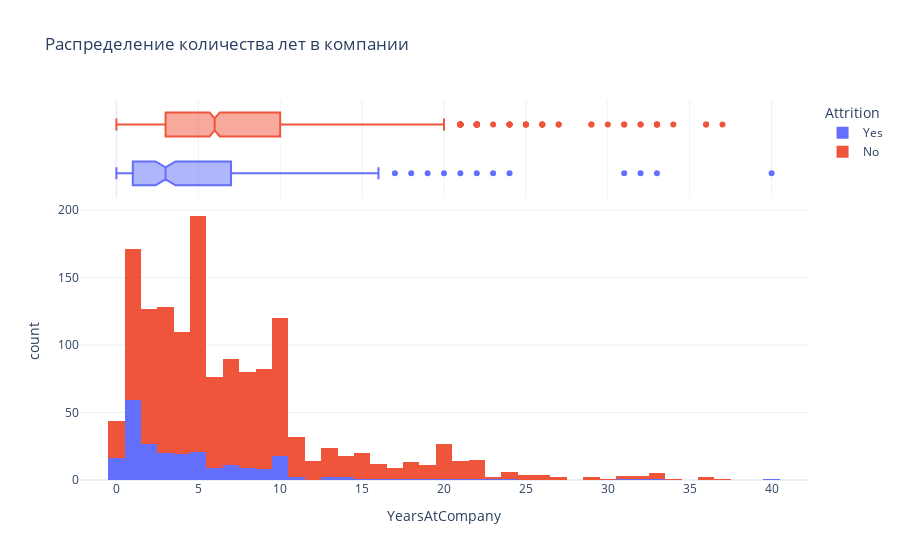

Here is the notebook cell this chart was saved with:
### Markdown cell above
### Распределение количества лет в компании
Назначение: Анализ продолжительности работы в компании среди разных групп сотрудников.
Смысл: Помогает определить, влияет ли время работы в компании на решение о увольнении.

### Code cell
create_histogram(df, 'YearsAtCompany', 'Распределение количества лет в компании')

### Figure 1 — Plotly figure (JSON) as saved in the notebook; plotly's stock layout.template omitted (floating-point values rounded to 4 significant figures; data arrays with more than 128 entries replaced by an {"elided": "..."} marker saying what was removed)
{"data": [{"alignmentgroup": "True", "bingroup": "x", "hovertemplate": "Attrition=Yes<br>YearsAtCompany=%{x}<br>count=%{y}<extra></extra>", "legendgroup": "Yes", "marker": {"color": "#636efa", "pattern": {"shape": ""}}, "name": "Yes", "offsetgroup": "Yes", "orientation": "v", "showlegend": true, "type": "histogram", "x": {"elided": "237 int values"}, "xaxis": "x", "yaxis": "y"}, {"alignmentgroup": "True", "hovertemplate": "Attrition=Yes<br>YearsAtCompany=%{x}<extra></extra>", "legendgroup": "Yes", "marker": {"color": "#636efa"}, "name": "Yes", "notched": true, "offsetgroup": "Yes", "showlegend": false, "type": "box", "x": {"elided": "237 int values"}, "xaxis": "x2", "yaxis": "y2"}, {"alignmentgroup": "True", "bingroup": "x", "hovertemplate": "Attrition=No<br>YearsAtCompany=%{x}<br>count=%{y}<extra></extra>", "legendgroup": "No", "marker": {"color": "#EF553B", "pattern": {"shape": ""}}, "name": "No", "offsetgroup": "No", "orientation": "v", "showlegend": true, "type": "histogram", "x": {"elided": "1233 int values"}, "xaxis": "x", "yaxis": "y"}, {"alignmentgroup": "True", "hovertemplate": "Attrition=No<br>YearsAtCompany=%{x}<extra></extra>", "legendgroup": "No", "marker": {"color": "#EF553B"}, "name": "No", "notched": true, "offsetgroup": "No", "showlegend": false, "type": "box", "x": {"elided": "1233 int values"}, "xaxis": "x2", "yaxis": "y2"}], "layout": {"barmode": "relative", "legend": {"title": {"text": "Attrition"}, "tracegroupgap": 0}, "title": {"text": "Распределение количества лет в компании"}, "xaxis": {"anchor": "y", "domain": [0, 1], "title": {"text": "YearsAtCompany"}}, "xaxis2": {"anchor": "y2", "domain": [0, 1], "matches": "x", "showgrid": true, "showticklabels": false}, "yaxis": {"anchor": "x", "domain": [0, 0.7326], "title": {"text": "count"}}, "yaxis2": {"anchor": "x2", "domain": [0.7426, 1], "matches": "y2", "showgrid": false, "showline": false, "showticklabels": false, "ticks": ""}}}
